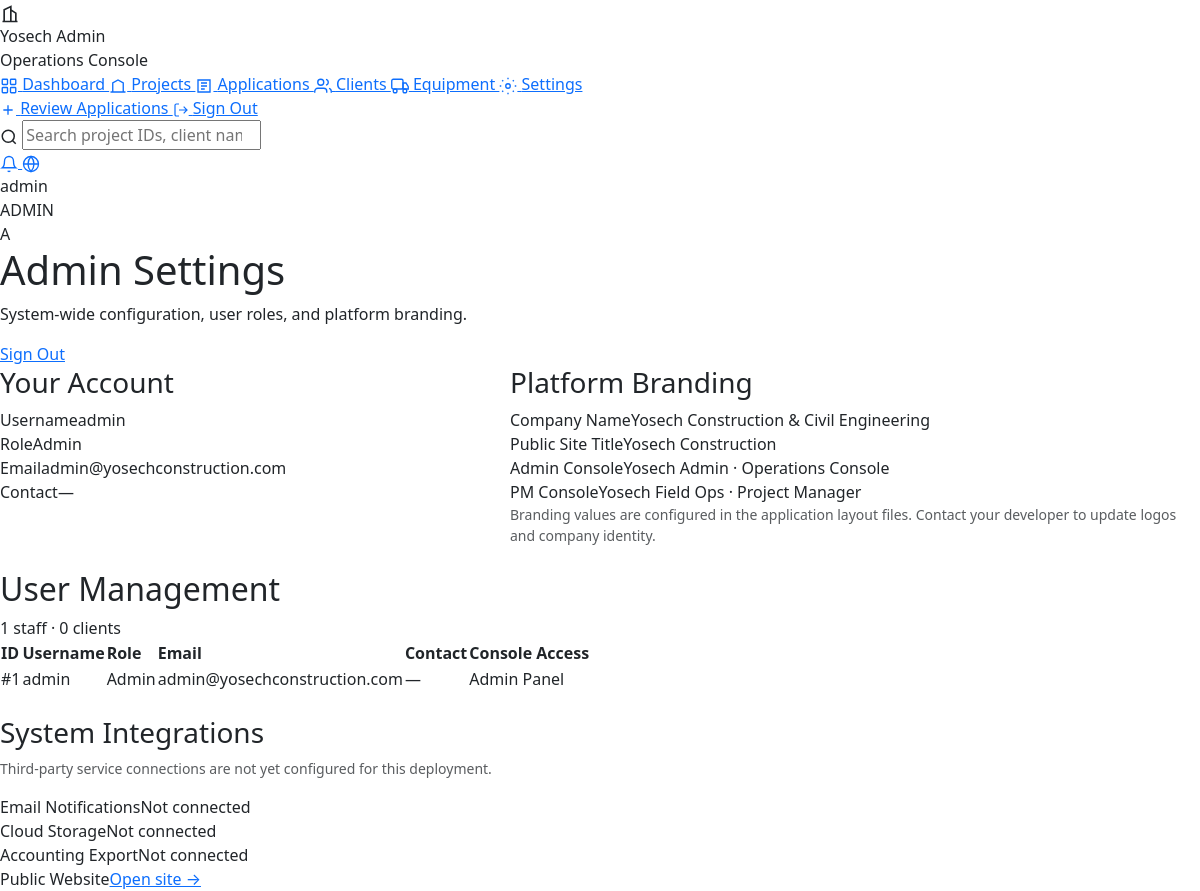
The page /admin/amin_settings.php (signed in) on the database as committed earlier.
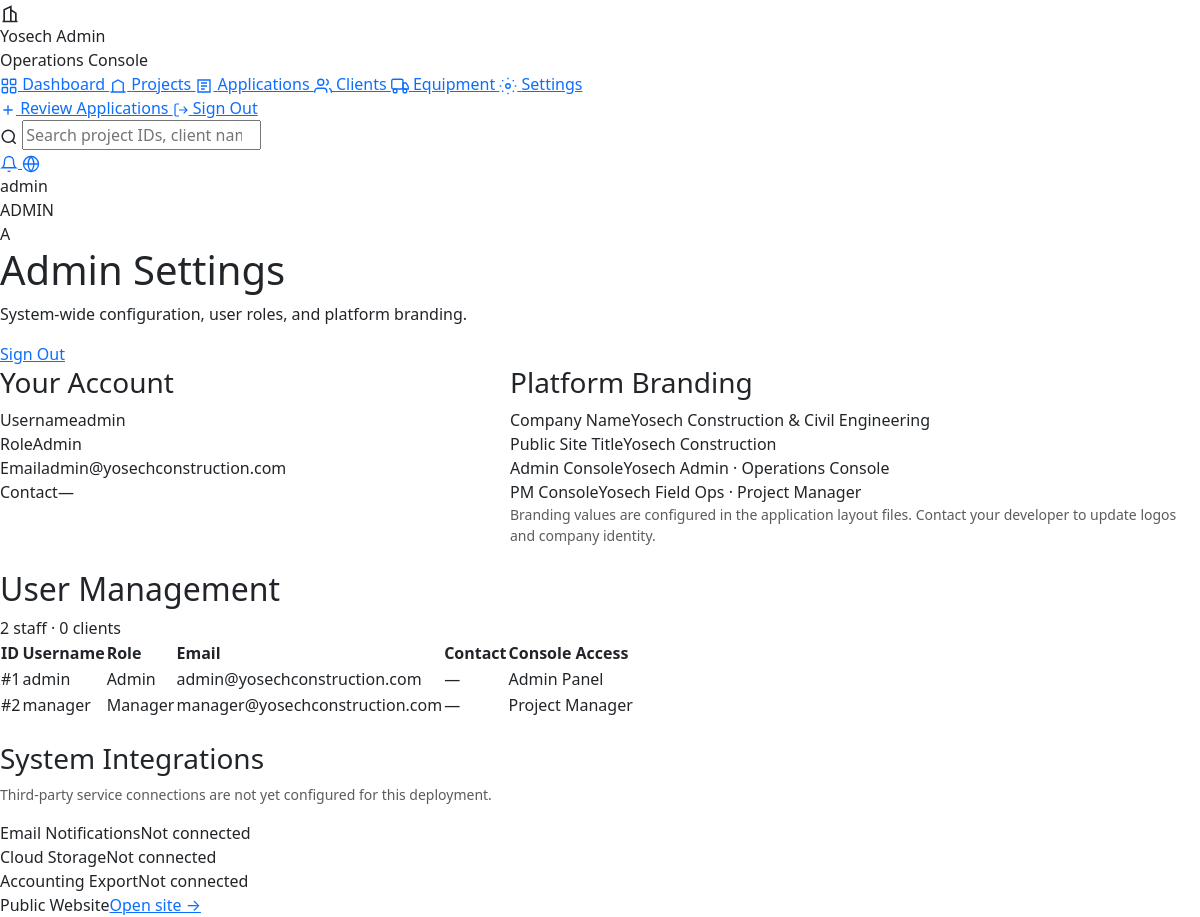
The same page on the database as committed later.
### tables this page shows
CREATE TABLE Employee (
    EmployeeID      INT AUTO_INCREMENT PRIMARY KEY,
    UserType        ENUM('Admin', 'Manager', 'Employee') NOT NULL DEFAULT 'Employee',
    Username        VARCHAR(50)  NOT NULL UNIQUE,
    Password        VARCHAR(255) NOT NULL,
    Email           VARCHAR(100) NOT NULL UNIQUE,
    ContactNumber   VARCHAR(20)
);

### includes/admin/helpers.php (called while the page is built, shortened)
<?php
function adminCurrentEmployee(mysqli $conn): ?array
{
    $employeeId = (int) ($_SESSION['user_id'] ?? 0);
    $result = mysqli_query($conn, "SELECT * FROM Employee WHERE EmployeeID = {$employeeId} LIMIT 1");
    return mysqli_fetch_assoc($result) ?: null;
}

### admin/amin_settings.php (the view, shortened to what this page needs)
<?php
include("../config/database.php");
include("../includes/admin/helpers.php");
$adminEmployee = adminCurrentEmployee($conn);
$staffResult = mysqli_query($conn, "SELECT EmployeeID, UserType, Username, Email, ContactNumber FROM Employee ORDER BY UserType, Username");
$staffCount = (int) mysqli_fetch_assoc(mysqli_query($conn, "SELECT COUNT(*) AS total FROM Employee"))['total'];
$clientCount = (int) mysqli_fetch_assoc(mysqli_query($conn, "SELECT COUNT(*) AS total FROM Client"))['total'];
$adminActiveNav = 'settings';
$adminPageTitle = 'Admin Settings';
$adminPageSubtitle = 'System-wide configuration, user roles, and platform branding.';
$adminPageActions = '
    <a href="' . BASE_URL . '/logout.php" class="admin-btn admin-btn-outline">Sign Out</a>
';
include("../includes/admin/layout_start.php");
?>
<div class="row g-4">
    <div class="col-lg-5">
        <div class="admin-card">
            <h3 class="admin-card-title">Your Account</h3>
            <?php if ($adminEmployee): ?>
                <div class="admin-meta-grid">
                    <div class="admin-meta-item"><span>Username</span><?= htmlspecialchars($adminEmployee['Username']) ?></div>
                    <div class="admin-meta-item"><span>Role</span><?= htmlspecialchars($adminEmployee['UserType']) ?></div>
                    <div class="admin-meta-item"><span>Email</span><?= htmlspecialchars($adminEmployee['Email']) ?></div>
                    <div class="admin-meta-item"><span>Contact</span><?= htmlspecialchars($adminEmployee['ContactNumber'] ?: '—') ?></div>
                </div>
            <?php endif; ?>
        </div>
    </div>
    <div class="col-lg-7">
        <div class="admin-card">
            <h3 class="admin-card-title">Platform Branding</h3>
            <div class="admin-meta-grid">
                <div class="admin-meta-item"><span>Company Name</span>Yosech Construction &amp; Civil Engineering</div>
                <div class="admin-meta-item"><span>Public Site Title</span>Yosech Construction</div>
                <div class="admin-meta-item"><span>Admin Console</span>Yosech Admin · Operations Console</div>
                <div class="admin-meta-item"><span>PM Console</span>Yosech Field Ops · Project Manager</div>
            </div>
            <p class="small text-muted mb-0">Branding values are configured in the application layout files. Contact your developer to update logos and company identity.</p>
        </div>
    </div>
    <div class="col-12">
        <div class="admin-panel">
            <div class="admin-panel-head">
                <h2 class="admin-panel-title">User Management</h2>
                <span class="admin-btn admin-btn-outline admin-btn-sm" style="cursor:default;"><?= $staffCount ?> staff · <?= $clientCount ?> clients</span>
            </div>
            <table class="admin-table">
                <thead>
                    <tr>
                        <th>ID</th>
                        <th>Username</th>
                        <th>Role</th>
                        <th>Email</th>
                        <th>Contact</th>
                        <th>Console Access</th>
                    </tr>
                </thead>
                <tbody>
                    <?php while ($staff = mysqli_fetch_assoc($staffResult)):
                        $console = match ($staff['UserType']) {
                            'Admin' => 'Admin Panel',
                            'Manager' => 'Project Manager',
                            default => 'Staff (no console)',
                        };
                    ?>
                    <tr>
                        <td>#<?= (int) $staff['EmployeeID'] ?></td>
                        <td><span class="admin-table-project"><?= htmlspecialchars($staff['Username']) ?></span></td>
                        <td><?= htmlspecialchars($staff['UserType']) ?></td>
                        <td><?= htmlspecialchars($staff['Email']) ?></td>
                        <td><?= htmlspecialchars($staff['ContactNumber'] ?: '—') ?></td>
                        <td><?= htmlspecialchars($console) ?></td>
                    </tr>
                    <?php endwhile; ?>
                </tbody>
            </table>
        </div>
    </div>
    <div class="col-12">
        <div class="admin-card">
            <h3 class="admin-card-title">System Integrations</h3>
            <p class="small text-muted mb-3">Third-party service connections are not yet configured for this deployment.</p>
            <div class="admin-meta-grid">
                <div class="admin-meta-item"><span>Email Notifications</span>Not connected</div>
                <div class="admin-meta-item"><span>Cloud Storage</span>Not connected</div>
                <div class="admin-meta-item"><span>Accounting Export</span>Not connected</div>
                <div class="admin-meta-item"><span>Public Website</span><a href="<?= BASE_URL ?>/index.php" target="_blank" rel="noopener">Open site →</a></div>
            </div>
        </div>
    </div>
</div>
<?php include("../includes/admin/layout_end.php"); ?>

### includes/admin/layout_start.php (shortened to what this page needs)
<?php
$adminActiveNav = $adminActiveNav ?? 'dashboard';
$adminPageTitle = $adminPageTitle ?? 'Admin Dashboard';
$adminPageSubtitle = $adminPageSubtitle ?? '';
$adminPageActions = $adminPageActions ?? '';
$adminEmployee = $adminEmployee ?? null;
$adminDisplayName = $adminEmployee['Username'] ?? ($_SESSION['username'] ?? 'Admin User');
$adminRoleLabel = strtoupper($adminEmployee['UserType'] ?? $_SESSION['user_type'] ?? 'ADMIN');
?>
<!DOCTYPE html>
<html lang="en">
<head>
    <link href="https://cdn.jsdelivr.net/npm/bootstrap@5.3.3/dist/css/bootstrap.min.css" rel="stylesheet">
    <link rel="stylesheet" href="<?= BASE_URL ?>/assets/css/admin.css">
</head>
<body class="admin-body">
<div class="admin-shell">
    <aside class="admin-sidebar">
        <div class="admin-brand">
            <div class="admin-brand-icon">
                <svg xmlns="http://www.w3.org/2000/svg" width="20" height="20" fill="none" viewBox="0 0 24 24" stroke="currentColor" stroke-width="2"><path d="M3 21h18M5 21V7l8-4v18M19 21V11l-6-4"/></svg>
            </div>
            <div>
                <div class="admin-brand-name">Yosech Admin</div>
                <div class="admin-brand-sub">Operations Console</div>
            </div>
        </div>
        <nav class="admin-nav">
            <a href="<?= BASE_URL ?>/admin/amin_dashboard.php" class="admin-nav-link<?= $adminActiveNav === 'dashboard' ? ' active' : '' ?>">
                Dashboard
            </a>
            <a href="<?= BASE_URL ?>/admin/amin_projects.php" class="admin-nav-link<?= $adminActiveNav === 'projects' ? ' active' : '' ?>">
                <svg xmlns="http://www.w3.org/2000/svg" width="18" height="18" fill="none" viewBox="0 0 24 24" stroke="currentColor" stroke-width="1.8"><path d="M2 20h20M5 20V8l7-4 7 4v12"/></svg>
                Projects
            </a>
            <a href="<?= BASE_URL ?>/admin/amin_applications.php" class="admin-nav-link<?= $adminActiveNav === 'applications' ? ' active' : '' ?>">
                <svg xmlns="http://www.w3.org/2000/svg" width="18" height="18" fill="none" viewBox="0 0 24 24" stroke="currentColor" stroke-width="1.8"><path d="M4 4h16v16H4z"/><path d="M8 8h8M8 12h8M8 16h5"/></svg>
                Applications
            </a>
            <a href="<?= BASE_URL ?>/admin/amin_clients.php" class="admin-nav-link<?= $adminActiveNav === 'clients' ? ' active' : '' ?>">
                <svg xmlns="http://www.w3.org/2000/svg" width="18" height="18" fill="none" viewBox="0 0 24 24" stroke="currentColor" stroke-width="1.8"><path d="M17 21v-2a4 4 0 0 0-4-4H5a4 4 0 0 0-4 4v2"/><circle cx="9" cy="7" r="4"/><path d="M23 21v-2a4 4 0 0 0-3-3.87M16 3.13a4 4 0 0 1 0 7.75"/></svg>
                Clients
            </a>
            <a href="<?= BASE_URL ?>/admin/amin_equipment.php" class="admin-nav-link<?= $adminActiveNav === 'equipment' ? ' active' : '' ?>">
                <svg xmlns="http://www.w3.org/2000/svg" width="18" height="18" fill="none" viewBox="0 0 24 24" stroke="currentColor" stroke-width="1.8"><rect x="1" y="3" width="15" height="13" rx="2"/><path d="M16 8h4l3 5v3h-7V8z"/><circle cx="5.5" cy="18.5" r="2.5"/><circle cx="18.5" cy="18.5" r="2.5"/></svg>
                Equipment
            </a>
            <a href="<?= BASE_URL ?>/admin/amin_settings.php" class="admin-nav-link<?= $adminActiveNav === 'settings' ? ' active' : '' ?>">
                <svg xmlns="http://www.w3.org/2000/svg" width="18" height="18" fill="none" viewBox="0 0 24 24" stroke="currentColor" stroke-width="1.8"><circle cx="12" cy="12" r="3"/><path d="M12 1v2M12 21v2M4.22 4.22l1.42 1.42M18.36 18.36l1.42 1.42M1 12h2M21 12h2M4.22 19.78l1.42-1.42M18.36 5.64l1.42-1.42"/></svg>
                Settings
            </a>
        </nav>
        <div class="admin-sidebar-footer">
            <a href="<?= BASE_URL ?>/admin/amin_applications.php?status=Pending" class="admin-btn-new">
                <svg xmlns="http://www.w3.org/2000/svg" width="16" height="16" fill="none" viewBox="0 0 24 24" stroke="currentColor" stroke-width="2"><path d="M12 5v14M5 12h14"/></svg>
                Review Applications
            </a>
            <a href="<?= BASE_URL ?>/logout.php" class="admin-signout">
                <svg xmlns="http://www.w3.org/2000/svg" width="16" height="16" fill="none" viewBox="0 0 24 24" stroke="currentColor" stroke-width="1.8"><path d="M9 21H5a2 2 0 0 1-2-2V5a2 2 0 0 1 2-2h4M16 17l5-5-5-5M21 12H9"/></svg>
                Sign Out
            </a>
        </div>
    </aside>
    <div class="admin-main">
        <header class="admin-topbar">
            <form class="admin-search" method="get" action="<?= BASE_URL ?>/admin/amin_dashboard.php" id="adminGlobalSearchForm">
                <svg xmlns="http://www.w3.org/2000/svg" width="18" height="18" fill="none" viewBox="0 0 24 24" stroke="currentColor" stroke-width="2"><circle cx="11" cy="11" r="8"/><path d="m21 21-4.35-4.35"/></svg>
                <input type="search" name="q" placeholder="Search project IDs, client names..." value="<?= htmlspecialchars($_GET['q'] ?? '') ?>" aria-label="Search admin records">
            </form>
            <div class="admin-topbar-actions">
                <a href="<?= BASE_URL ?>/admin/amin_applications.php?status=Pending" class="admin-icon-btn" title="Pending applications">
                    <svg xmlns="http://www.w3.org/2000/svg" width="18" height="18" fill="none" viewBox="0 0 24 24" stroke="currentColor" stroke-width="1.8"><path d="M18 8A6 6 0 0 0 6 8c0 7-3 9-3 9h18s-3-2-3-9"/><path d="M13.73 21a2 2 0 0 1-3.46 0"/></svg>
                </a>
                <a href="<?= BASE_URL ?>/index.php" class="admin-icon-btn" title="View public site" target="_blank" rel="noopener">
                    <svg xmlns="http://www.w3.org/2000/svg" width="18" height="18" fill="none" viewBox="0 0 24 24" stroke="currentColor" stroke-width="1.8"><circle cx="12" cy="12" r="10"/><path d="M2 12h20M12 2a15.3 15.3 0 0 1 4 10 15.3 15.3 0 0 1-4 10 15.3 15.3 0 0 1-4-10 15.3 15.3 0 0 1 4-10z"/></svg>
                </a>
                <div class="admin-user">
                    <div class="admin-user-meta">
                        <div class="admin-user-name"><?= htmlspecialchars($adminDisplayName) ?></div>
                        <div class="admin-user-role"><?= htmlspecialchars($adminRoleLabel) ?></div>
                    </div>
                    <div class="admin-user-avatar"><?= strtoupper(substr($adminDisplayName, 0, 1)) ?></div>
                </div>
            </div>
        </header>
        <main class="admin-content">
            <div class="admin-page-head">
                <div>
                    <h1 class="admin-page-title"><?= htmlspecialchars($adminPageTitle) ?></h1>
                    <?php if ($adminPageSubtitle !== ''): ?>
                        <p class="admin-page-sub"><?= htmlspecialchars($adminPageSubtitle) ?></p>
                    <?php endif; ?>
                </div>
                <?php if ($adminPageActions !== ''): ?>
                    <div class="admin-page-actions"><?= $adminPageActions ?></div>
                <?php endif; ?>
            </div>

### includes/admin/layout_end.php (shortened to what this page needs)
        </main>
    </div>
</div>
</body>
</html>

Rows that differ between the two databases and show on the page:
added employee: EmployeeID "2", Username "manager", UserType "Manager", Email "manager@yosechconstruction.com", ContactNumber "—", UserType "Project Manager"
Other text that changed with them:
$staffCount: "1" → "2"
